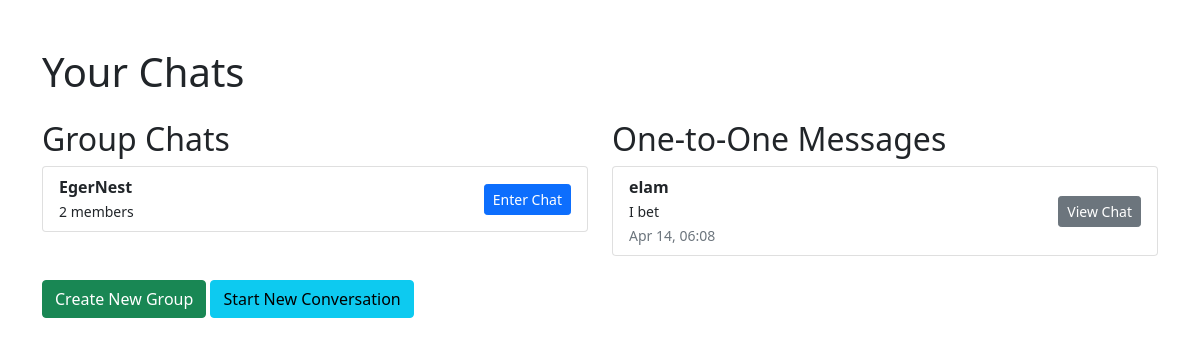
/chat_list/ (signed in), run on the app's committed database.
### Users/models.py (models this page shows, shortened)
class ChatGroup(models.Model):
    id = models.UUIDField(primary_key=True, default=uuid.uuid4, editable=False)
    name = models.CharField(max_length=255)
    members = models.ManyToManyField(settings.AUTH_USER_MODEL, related_name='chat_groups')
    users_online = models.ManyToManyField(settings.AUTH_USER_MODEL, related_name='online_in_groups', blank=True)
    created_at = models.DateTimeField(auto_now_add=True)
    admin = models.ForeignKey(settings.AUTH_USER_MODEL, on_delete=models.CASCADE, related_name='admin_groups')

class User(AbstractUser):
    email = models.EmailField(unique=True)
    username = models.CharField(max_length=150, unique=True)
    phone_no = models.CharField(max_length=15, blank=False, null=False)
    profile_pic = models.ImageField(upload_to='profile_pics/', blank=True, null=True)
    about = models.CharField(max_length=255, default ="Hello Am on Emessage", blank=True, null=True)
    is_online = models.BooleanField(default=False)
    last_seen = models.DateTimeField(null=True, blank=True)
    share_presence = models.BooleanField(default=True)

class Message(models.Model):
    sender = models.ForeignKey(User, on_delete=models.CASCADE, related_name='sent_messages')
    receiver = models.ForeignKey(User, on_delete=models.CASCADE, related_name='received_messages')
    content = models.TextField()
    timestamp = models.DateTimeField(auto_now_add=True)
    is_read = models.BooleanField(default=False)

### Users/views.py (the view)
# urls.py: path('chat_list/', views.chat_list, name='chat_list'),
def chat_list(request):
    groups = ChatGroup.objects.filter(members=request.user).order_by('-created_at')
    conversations = []
    other_users = User.objects.filter(
        Q(sent_messages__receiver=request.user) | Q(received_messages__sender=request.user)
    ).distinct()
    for other in other_users:
        latest_msg = Message.objects.filter(
            (Q(sender=request.user) & Q(receiver=other)) | (Q(sender=other) & Q(receiver=request.user))
        ).order_by('-timestamp').first()
        if latest_msg:
            unread_count = Message.objects.filter(sender=other, receiver=request.user, is_read=False).count()
            conversations.append({
                'other_user': other,
                'latest_message': latest_msg,
                'unread_count': unread_count
            })
    conversations.sort(key=lambda x: x['latest_message'].timestamp, reverse=True)
    return render(request, 'Users/chat_list.html', {'groups': groups, 'conversations': conversations})

### Users/templates/Users/chat_list.html (shortened to what this page needs)
<!DOCTYPE html>
<html lang="en">
<head>
    <link href="https://cdn.jsdelivr.net/npm/bootstrap@5.1.3/dist/css/bootstrap.min.css" rel="stylesheet">
</head>
<body>
    <div class="container mt-5">
        <h1 class="mb-4">Your Chats</h1>
        <div class="row">
            <div class="col-md-6">
                <h2>Group Chats</h2>
                {% if groups %}
                    <ul class="list-group">
                        {% for group in groups %}
                            <li class="list-group-item d-flex justify-content-between align-items-center">
                                <div>
                                    <strong>{{ group.name }}</strong>
                                    <br>
                                    <small>{{ group.members.count }} members</small>
                                </div>
                                <div class="btn-group" role="group">
                                    <a href="{% url 'chat_room' group.id %}" class="btn btn-primary btn-sm">Enter Chat</a>
                                </div>
                            </li>
                        {% endfor %}
                    </ul>
                {% else %}
                    <p>No group chats yet.</p>
                {% endif %}
            </div>
            <div class="col-md-6">
                <h2>One-to-One Messages</h2>
                {% if conversations %}
                    <ul class="list-group">
                        {% for conv in conversations %}
                            <li class="list-group-item d-flex justify-content-between align-items-center">
                                <div>
                                    <strong>{{ conv.other_user.username }}</strong>
                                    <br>
                                    <small>{{ conv.latest_message.content|truncatechars:50 }}</small>
                                    <br>
                                    <small class="text-muted">{{ conv.latest_message.timestamp|date:"M d, H:i" }}</small>
                                </div>
                                <a href="{% url 'direct_message' conv.other_user.id %}" class="btn btn-secondary btn-sm">View Chat</a>
                            </li>
                        {% endfor %}
                    </ul>
                {% else %}
                    <p>No one-to-one messages yet.</p>
                {% endif %}
            </div>
        </div>
        <div class="mt-4">
            <a href="{% url 'create_group' %}" class="btn btn-success">Create New Group</a>
            <a href="{% url 'start_conversation' %}" class="btn btn-info">Start New Conversation</a>
        </div>
    </div>
</body>
</html>

### data on the page
ChatGroup: name "EgerNest", members.count "2"
User: other_user.username "elam", latest_message.content "I bet", latest_message.timestamp "Apr 14, 06:08"
